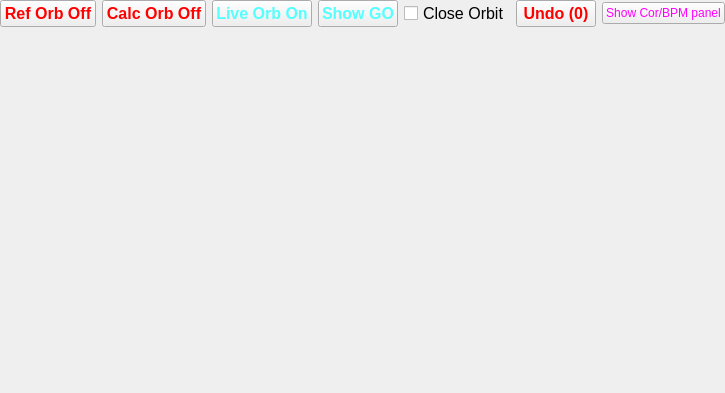
         <widget class="QWidget" name="widget_3" native="true">
          <layout class="QGridLayout" name="gridLayout">
           <property name="leftMargin">
            <number>0</number>
           </property>
           <property name="topMargin">
            <number>0</number>
           </property>
           <property name="rightMargin">
            <number>0</number>
           </property>
           <property name="bottomMargin">
            <number>0</number>
           </property>
           <item row="0" column="0">
            <layout class="QHBoxLayout" name="horizontalLayout_19">
             <item>
              <widget class="QPushButton" name="pb_ref_orb">
               <property name="font">
                <font>
                 <pointsize>12</pointsize>
                 <weight>75</weight>
                 <bold>true</bold>
                </font>
               </property>
               <property name="styleSheet">
                <string notr="true">color: rgb(255, 0, 0);</string>
               </property>
               <property name="text">
                <string>Ref Orb Off</string>
               </property>
              </widget>
             </item>
             <item>
              <widget class="QPushButton" name="pb_calc_orb">
               <property name="font">
                <font>
                 <pointsize>12</pointsize>
                 <weight>75</weight>
                 <bold>true</bold>
                </font>
               </property>
               <property name="styleSheet">
                <string notr="true">color: rgb(255, 0, 0);</string>
               </property>
               <property name="text">
                <string>Calc Orb Off</string>
               </property>
              </widget>
             </item>
             <item>
              <widget class="QPushButton" name="pb_online_orbit">
               <property name="minimumSize">
                <size>
                 <width>0</width>
                 <height>20</height>
                </size>
               </property>
               <property name="font">
                <font>
                 <pointsize>12</pointsize>
                 <weight>75</weight>
                 <bold>true</bold>
                </font>
               </property>
               <property name="styleSheet">
                <string notr="true">color: rgb(85, 255, 255);</string>
               </property>
               <property name="text">
                <string>Live Orb On</string>
               </property>
              </widget>
             </item>
             <item>
              <widget class="QPushButton" name="pb_golden_orbit">
               <property name="minimumSize">
                <size>
                 <width>0</width>
                 <height>20</height>
                </size>
               </property>
               <property name="font">
                <font>
                 <pointsize>12</pointsize>
                 <weight>75</weight>
                 <bold>true</bold>
                </font>
               </property>
               <property name="styleSheet">
                <string notr="true">color: rgb(85, 255, 255);</string>
               </property>
               <property name="text">
                <string>Show GO</string>
               </property>
              </widget>
             </item>
             <item>
              <widget class="QCheckBox" name="cb_close_orbit">
               <property name="font">
                <font>
                 <pointsize>12</pointsize>
                </font>
               </property>
               <property name="text">
                <string>Close Orbit</string>
               </property>
               <property name="checked">
                <bool>false</bool>
               </property>
              </widget>
             </item>
             <item>
              <widget class="QPushButton" name="pb_reset_all">
               <property name="minimumSize">
                <size>
                 <width>0</width>
                 <height>20</height>
                </size>
               </property>
               <property name="font">
                <font>
                 <pointsize>12</pointsize>
                 <weight>75</weight>
                 <bold>true</bold>
                </font>
               </property>
               <property name="styleSheet">
                <string notr="true">color: rgb(255, 0, 0);</string>
               </property>
               <property name="text">
                <string>Undo (0)</string>
               </property>
              </widget>
             </item>
             <item>
              <widget class="QPushButton" name="pb_hide_show_dev_panel">
               <property name="styleSheet">
                <string notr="true">color: rgb(255, 0, 255);</string>
               </property>
               <property name="text">
                <string>Show Cor/BPM panel</string>
               </property>
              </widget>
             </item>
            </layout>
           </item>
           <item row="1" column="0">
            <widget class="QWidget" name="w_orbit" native="true">
             <property name="sizePolicy">
              <sizepolicy hsizetype="Expanding" vsizetype="Expanding">
               <horstretch>0</horstretch>
               <verstretch>0</verstretch>
              </sizepolicy>
             </property>
             <property name="minimumSize">
              <size>
               <width>650</width>
               <height>360</height>
              </size>
             </property>
             <property name="styleSheet">
              <string notr="true"/>
             </property>
            </widget>
           </item>
          </layout>
         </widget>
